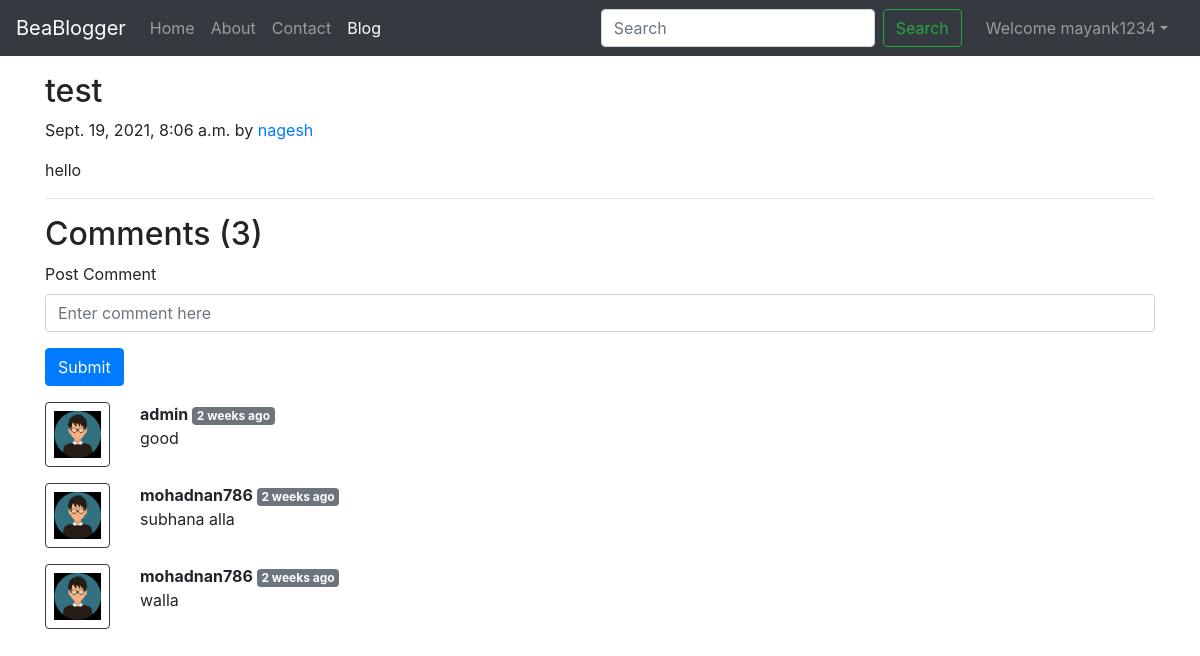
/blog/slugtera (signed in), run on the app's committed database.
### blog/models.py (models this page shows, shortened)
class Post(models.Model):
    sno=models.AutoField(primary_key=True)
    title=models.CharField(max_length=255)
    author=models.CharField(max_length=14)
    slug=models.CharField(max_length=130)
    timeStamp=models.DateTimeField(blank=True)
    content=models.TextField()

class BlogComment(models.Model):
    sno= models.AutoField(primary_key=True)
    comment=models.TextField()
    user=models.ForeignKey(User, on_delete=models.CASCADE)
    post=models.ForeignKey(Post, on_delete=models.CASCADE)
    parent=models.ForeignKey('self',on_delete=models.CASCADE, null=True )
    timestamp= models.DateTimeField(default=now)

### blog/views.py (the view)
# urls.py: path('<str:slug>', views.blogpost, name='blogpost'),
def blogpost(request, slug):
    post=Post.objects.filter(slug=slug).first()
    comments = BlogComment.objects.filter(post=post)
    context={'post':post, 'comments': comments, 'user': request.user}
    return render(request, "blog/blogpost.html", context)

### templates/blog/blogpost.html (shortened to what this page needs)
{% extends 'base.html' %}
{% block blogactive %} active {% endblock blogactive %}
{% block content %}
{% load humanize %}
<div class="container my-3">
    <h2 class="blog-post-title">{{post.title}}</h2>
    <p class="blog-post-meta">{{post.timeStamp}} by <a href="/about">{{post.author}}</a></p>
    <p>{{post.content}}</p>
    <hr>
</div>
<div class="container">
    <h2> Comments ({{comments.count}})</h2>
    <div class="my-2">
    {% if user.is_authenticated %}
    <form action="/blog/postComment" method="post">
        <div class="form-group">
            <label >Post Comment </label>
            <input type="text" class="form-control" name="comment" placeholder="Enter comment here">
        </div>
        <button type="submit" class="btn btn-primary">Submit</button>
    </form>
    {% else %}
    Please login to post a comment
    {% endif %}
    </div>
    {% for comment in comments %}
    <div class="row my-3">
        <div class="col-md-1  ">
        <img class="rounded mx-auto d-block w-100 border border-dark p-2" src="/static/img/user.png"  alt="user">
        </div>
        <div class="col-md-11 ">
        <b> {{comment.user.username}} </b> <span class="badge badge-secondary ">{{comment.timestamp| naturaltime}}</span>
        <div>   {{comment.comment}} </div>
    </div>
    </div>
    {% endfor %}
</div>
{% endblock content%}

### templates/base.html (shortened to what this page needs)
<!doctype html>
<html lang="en">
  <head>
    <link rel="stylesheet" href="https://stackpath.bootstrapcdn.com/bootstrap/4.5.2/css/bootstrap.min.css">
  </head>
  <body>
    <nav class="navbar navbar-expand-lg navbar-dark bg-dark">
        <a class="navbar-brand" href="/">BeaBlogger</a>
        <div class="collapse navbar-collapse" id="navbarSupportedContent">
          <ul class="navbar-nav mr-auto">
            <li class="nav-item {% block homeactive %}  {% endblock homeactive %}">
              <a class="nav-link" href="../">Home <span class="sr-only">(current)</span></a>
            </li>
            <li class="nav-item {% block aboutactive %}  {% endblock aboutactive %}" >
              <a class="nav-link" href="../about">About</a>
            </li>
            <li class="nav-item {% block contactactive %}  {% endblock contactactive %} ">
              <a class="nav-link" href="../contact">Contact</a>
            </li>
            <li class="nav-item {% block blogactive %}  {% endblock blogactive %} ">
              <a class="nav-link" href="../blog">Blog</a>
            </li>
          </ul>
          <form method="get" action="/search"class="form-inline my-2 my-lg-0 mx-3">
            <input class="form-control mr-sm-2" type="search" placeholder="Search" aria-label="Search" name="query" id="query">
            <button class="btn btn-outline-success my-2 my-sm-0 " type="submit">Search</button>
          </form>
{% if user.is_authenticated %}
<ul class="navbar-nav mr-2">
<li class="nav-item dropdown">
<a class="nav-link dropdown-toggle" href='#' id="navbarDropdown" role="button" data-toggle="dropdown"> Welcome {{request.user}}</a>
      </li>
      </ul>
      </div>
{% endif %}
      </nav>
      {% block content %}  {% endblock content %}
  </body>
</html>

### data on the page
Post: title "test", timeStamp "Sept. 19, 2021, 8:06 a.m.", author "nagesh", content "hello"
BlogComment: user.username "admin", timestamp "2 weeks ago", comment "good"
BlogComment: user.username "mohadnan786", timestamp "2 weeks ago", comment "subhana alla"
BlogComment: user.username "mohadnan786", timestamp "2 weeks ago", comment "walla"

### other printed values
{{ request.user }} "mayank1234"
{{ comments.count }} "3"
